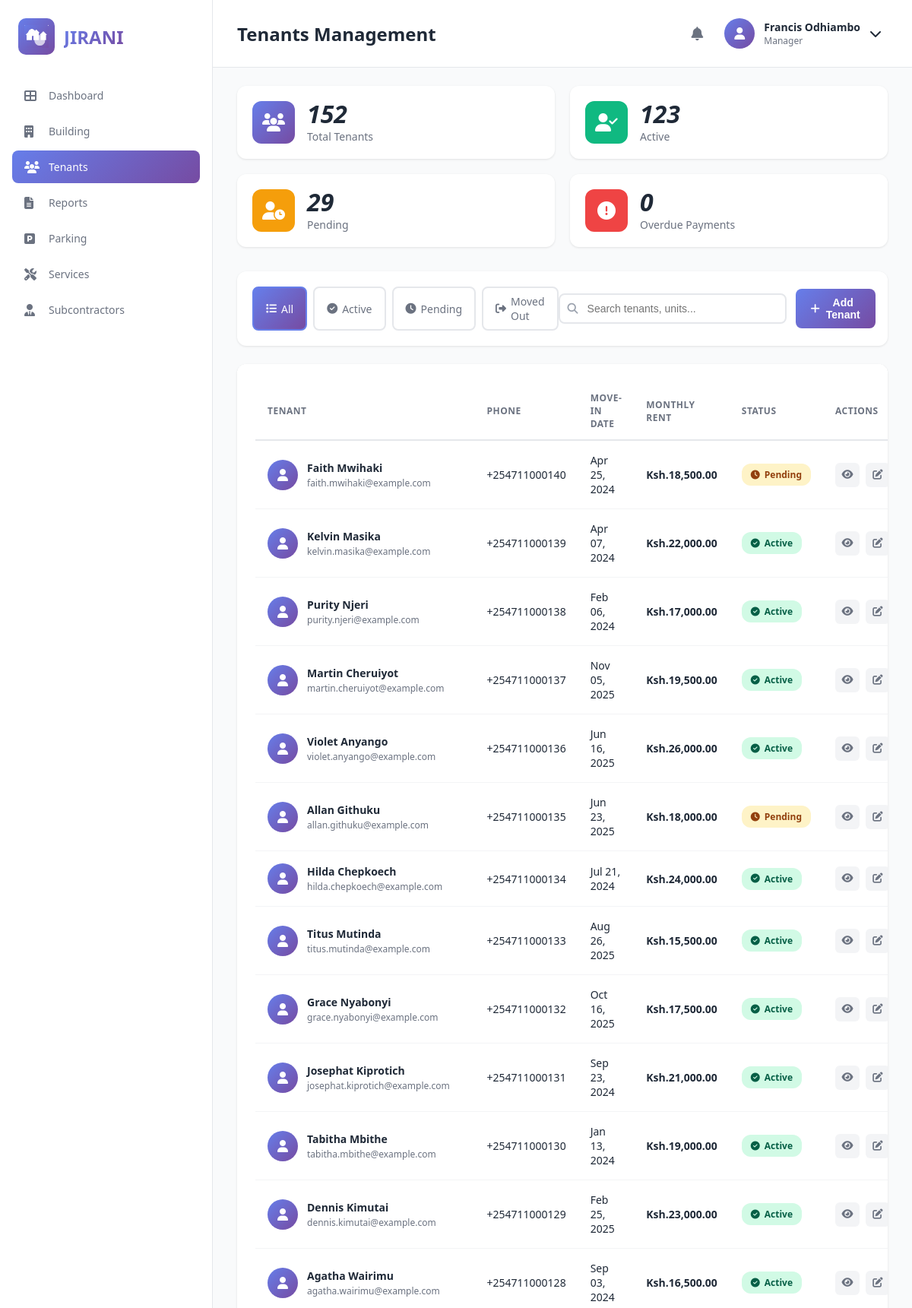
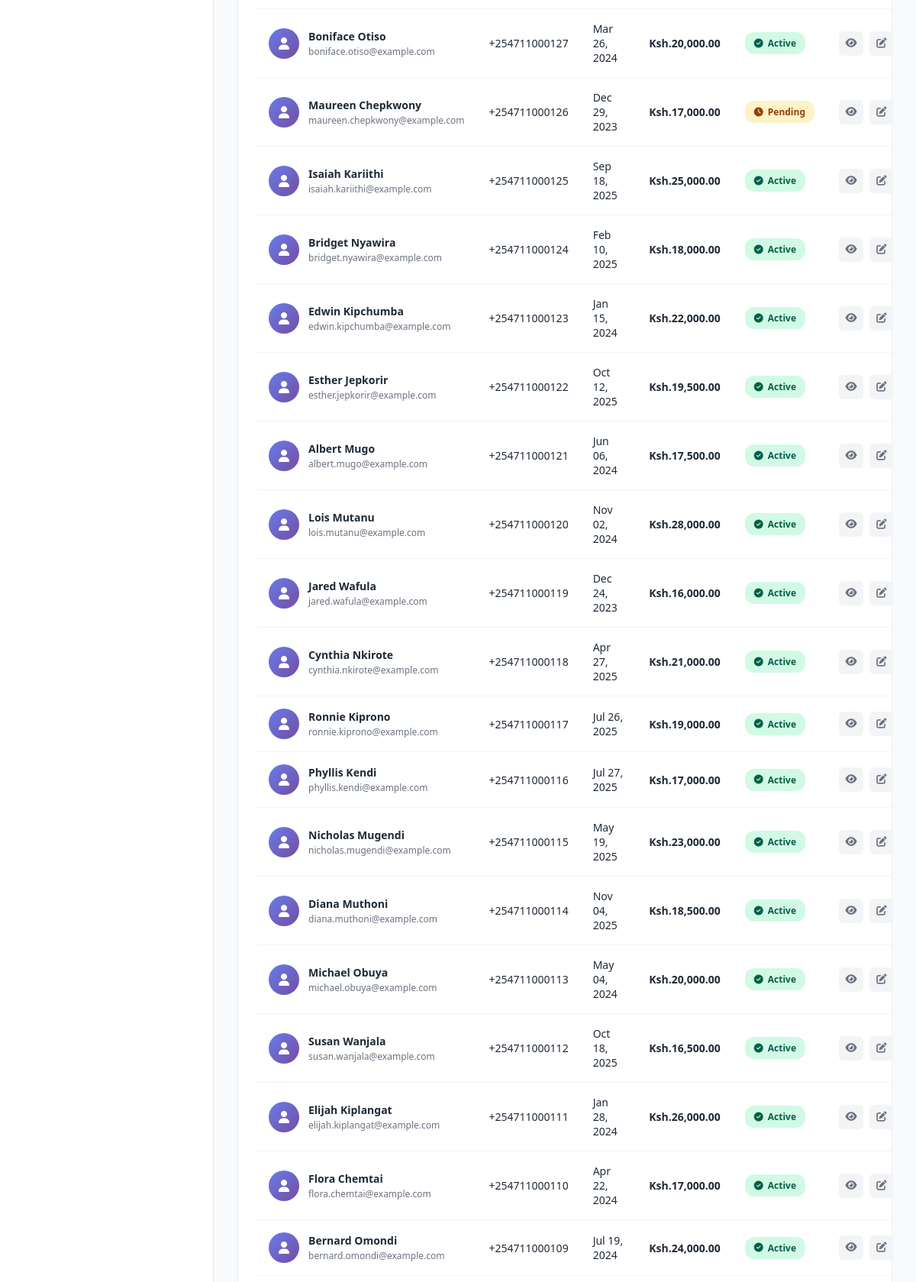
The page /tenants/ (signed in, upper part) on the database its author committed (2 pictures, top to bottom).
### dashboard/models.py (models this page shows, shortened)
class Resident(models.Model):
    STATUS_CHOICES = [
        ('active', 'Active'),
        ('pending', 'Pending'),
        ('moved_out', 'Moved Out'),
    ]
    user = models.OneToOneField(User, on_delete=models.CASCADE)
    unit_number = models.CharField(max_length=10)
    phone = models.CharField(max_length=15)
    move_in_date = models.DateField()
    monthly_rent = models.DecimalField(max_digits=10, decimal_places=2, default=10000.00)
    is_active = models.BooleanField(default=True)
    status = models.CharField(max_length=20, choices=STATUS_CHOICES, default='active')

### dashboard/views.py (the view, shortened to what this page needs)
# urls.py: path('tenants/', views.tenants_view, name='tenants'),
@login_required
def tenants_view(request):
    all_residents = Resident.objects.select_related('user').order_by('-id')
    filter_status = request.GET.get('status', 'all')
    search_query = request.GET.get('search', '')
    if filter_status == 'active':
        residents = all_residents.filter(status='active')
    elif filter_status == 'pending':
        residents = all_residents.filter(status='pending')
    elif filter_status == 'moved_out':
        residents = all_residents.filter(status='moved_out')
    else:
        residents = all_residents
    stats = {
        'total': all_residents.count(),
        'active': all_residents.filter(status='active').count(),
        'pending': all_residents.filter(status='pending').count(),
        'moved_out': all_residents.filter(status='moved_out').count(),
    }
    from datetime import date
    current_month = date.today().month
    overdue = Payment.objects.filter(
        due_date__month__lt=current_month,
        paid=False
    ).values('resident').distinct().count()
    context = {
        'residents': residents,
        'stats': stats,
        'overdue': overdue,
        'filter_status': filter_status,
        'search_query': search_query,
    }
    return render(request, 'dashboard/tenants.html', context)

### dashboard/templates/dashboard/tenants.html (shortened to what this page needs)
{% load static %}
{% load humanize %}
<!DOCTYPE html>
<html lang="en">
<head>
    <link rel="stylesheet" href="{% static 'css/style.css' %}">
    <link rel="stylesheet" href="https://cdnjs.cloudflare.com/ajax/libs/font-awesome/6.4.0/css/all.min.css">
</head>
<body>
    <div class="container">
        <aside class="sidebar">
            <div class="logo">
                <div class="logo-icon">
                    <img src="{% static 'images/Jirani App Logo 1.png' %}" alt="Jirani Logo" style="width: 32px; height: 32px; object-fit: contain;">
                </div>
                <h1>JIRANI</h1>
            </div>
            <nav class="nav-menu">
                <a href="{% url 'dashboard' %}" class="nav-item">
                    <i class="fas fa-th-large"></i>
                    <span>Dashboard</span>
                </a>
                <a href="{% url 'building' %}" class="nav-item">
                    <i class="fas fa-building"></i>
                    <span>Building</span>
                </a>
                <a href="{% url 'tenants' %}" class="nav-item active">
                    <i class="fas fa-users"></i>
                    <span>Tenants</span>
                </a>
                <a href="{% url 'reports' %}" class="nav-item">
                    <i class="fas fa-file-alt"></i>
                    <span>Reports</span>
                </a>
                <a href="{% url 'parking' %}" class="nav-item">
                    <i class="fas fa-parking"></i>
                    <span>Parking</span>
                </a>
                <a href="{% url 'services' %}" class="nav-item">
                    <i class="fas fa-tools"></i>
                    <span>Services</span>
                </a>
                <a href="{% url 'subcontractors' %}" class="nav-item">
                    <i class="fas fa-user-tie"></i>
                    <span>Subcontractors</span>
                </a>
            </nav>
        </aside>
        <main class="main-content">
            <header class="top-nav">
                <h2 style="font-size: 24px; font-weight: 700; color: #1f2937;">Tenants Management</h2>
                <div class="user-section">
                    <i class="fas fa-bell"></i>
                    <div class="user-profile" id="userProfileBtn">
                        <div class="user-avatar">
                            <i class="fas fa-user"></i>
                        </div>
                        <div class="user-info">
                            <div class="user-name">{{ user.get_full_name }}</div>
                            <div class="user-role">Manager</div>
                        </div>
                        <i class="fas fa-chevron-down"></i>
                    </div>
                </div>
            </header>
            <div class="tenants-page">
                <div class="stats-grid">
                    <div class="stat-card">
                        <div class="stat-icon" style="background: linear-gradient(135deg, #667eea 0%, #764ba2 100%);">
                            <i class="fas fa-users"></i>
                        </div>
                        <div class="stat-content">
                            <div class="stat-number">{{ stats.total }}</div>
                            <div class="stat-label">Total Tenants</div>
                        </div>
                    </div>
                    <div class="stat-card">
                        <div class="stat-icon" style="background: #10b981;">
                            <i class="fas fa-user-check"></i>
                        </div>
                        <div class="stat-content">
                            <div class="stat-number">{{ stats.active }}</div>
                            <div class="stat-label">Active</div>
                        </div>
                    </div>
                    <div class="stat-card">
                        <div class="stat-icon" style="background: #f59e0b;">
                            <i class="fas fa-user-clock"></i>
                        </div>
                        <div class="stat-content">
                            <div class="stat-number">{{ stats.pending }}</div>
                            <div class="stat-label">Pending</div>
                        </div>
                    </div>
                    <div class="stat-card">
                        <div class="stat-icon" style="background: #ef4444;">
                            <i class="fas fa-exclamation-circle"></i>
                        </div>
                        <div class="stat-content">
                            <div class="stat-number">{{ overdue }}</div>
                            <div class="stat-label">Overdue Payments</div>
                        </div>
                    </div>
                </div>
                <div class="tenants-toolbar">
                    <div class="filter-buttons">
                        <a href="?status=all" class="filter-btn {% if filter_status == 'all' %}active{% endif %}">
                            <i class="fas fa-list"></i> All
                        </a>
                        <a href="?status=active" class="filter-btn {% if filter_status == 'active' %}active{% endif %}">
                            <i class="fas fa-check-circle"></i> Active
                        </a>
                        <a href="?status=pending" class="filter-btn {% if filter_status == 'pending' %}active{% endif %}">
                            <i class="fas fa-clock"></i> Pending
                        </a>
                        <a href="?status=moved_out" class="filter-btn {% if filter_status == 'moved_out' %}active{% endif %}">
                            <i class="fas fa-sign-out-alt"></i> Moved Out
                        </a>
                    </div>
                    <div class="search-actions">
                        <form method="GET" class="search-form">
                            <i class="fas fa-search"></i>
                            <input type="text" name="search" placeholder="Search tenants, units..." value="{{ search_query }}">
                        </form>
                        <button class="btn-primary" id="addTenantBtn">
                            <i class="fas fa-plus"></i> Add Tenant
                        </button>
                    </div>
                </div>
                <div class="tenants-table-container">
                    <table class="tenants-table">
                        <thead>
                            <tr>
                                <th>Tenant</th>
                                <th>Phone</th>
                                <th>Move-in Date</th>
                                <th>Monthly Rent</th>
                                <th>Status</th>
                                <th>Actions</th>
                            </tr>
                        </thead>
                        <tbody>
                            {% for resident in residents %}
                            <tr data-resident-id="{{ resident.id }}">
                                <td>
                                    <div class="tenant-info">
                                        <div class="tenant-avatar">
                                            <i class="fas fa-user"></i>
                                        </div>
                                        <div class="tenant-details">
                                            <div class="tenant-name">{{ resident.user.get_full_name }}</div>
                                            <div class="tenant-email">{{ resident.user.email }}</div>
                                        </div>
                                    </div>
                                </td>
                                <td>{{ resident.phone }}</td>
                                <td>{{ resident.move_in_date|date:"M d, Y" }}</td>
                                <td><strong>Ksh.{{ resident.monthly_rent|floatformat:2 }}</strong></td>
                                <td>
                                    {% if resident.status == 'active' %}
                                        <span class="status-badge active">
                                            <i class="fas fa-check-circle"></i> Active
                                        </span>
                                    {% elif resident.status == 'pending' %}
                                        <span class="status-badge pending">
                                            <i class="fas fa-clock"></i> Pending
                                        </span>
                                    {% else %}
                                        <span class="status-badge moved-out">
                                            <i class="fas fa-times-circle"></i> Moved Out
                                        </span>
                                    {% endif %}
                                </td>
                                <td>
                                    <div class="action-buttons">
                                        <button class="btn-icon" title="View Details">
                                            <i class="fas fa-eye"></i>
                                        </button>
                                        <button class="btn-icon" title="Edit">
                                            <i class="fas fa-edit"></i>
                                        </button>
                                    </div>
                                </td>
                            </tr>
                            {% endfor %}
                        </tbody>
                    </table>
                </div>
            </div>
        </main>
    </div>
</body>
</html>

### rows shown on the page
Resident: user.get_full_name "Faith Mwihaki", user.email "faith.mwihaki@example.com", phone "+254711000140", move_in_date "Apr 25, 2024", status "pending" (drawn)
Resident: user.get_full_name "Kelvin Masika", user.email "kelvin.masika@example.com", phone "+254711000139", move_in_date "Apr 07, 2024", status "active" (drawn)
Resident: user.get_full_name "Purity Njeri", user.email "purity.njeri@example.com", phone "+254711000138", move_in_date "Feb 06, 2024", status "active" (drawn)
Resident: user.get_full_name "Martin Cheruiyot", user.email "martin.cheruiyot@example.com", phone "+254711000137", move_in_date "Nov 05, 2025", status "active" (drawn)
Resident: user.get_full_name "Violet Anyango", user.email "violet.anyango@example.com", phone "+254711000136", move_in_date "Jun 16, 2025", status "active" (drawn)
Resident: user.get_full_name "Allan Githuku", user.email "allan.githuku@example.com", phone "+254711000135", move_in_date "Jun 23, 2025", status "pending" (drawn)
Resident: user.get_full_name "Hilda Chepkoech", user.email "hilda.chepkoech@example.com", phone "+254711000134", move_in_date "Jul 21, 2024", status "active" (drawn)
Resident: user.get_full_name "Titus Mutinda", user.email "titus.mutinda@example.com", phone "+254711000133", move_in_date "Aug 26, 2025", status "active" (drawn)
Resident: user.get_full_name "Grace Nyabonyi", user.email "grace.nyabonyi@example.com", phone "+254711000132", move_in_date "Oct 16, 2025", status "active" (drawn)
Resident: user.get_full_name "Josephat Kiprotich", user.email "josephat.kiprotich@example.com", phone "+254711000131", move_in_date "Sep 23, 2024", status "active" (drawn)
Resident: user.get_full_name "Tabitha Mbithe", user.email "tabitha.mbithe@example.com", phone "+254711000130", move_in_date "Jan 13, 2024", status "active" (drawn)
Resident: user.get_full_name "Dennis Kimutai", user.email "dennis.kimutai@example.com", phone "+254711000129", move_in_date "Feb 25, 2025", status "active" (drawn)
Resident: user.get_full_name "Agatha Wairimu", user.email "agatha.wairimu@example.com", phone "+254711000128", move_in_date "Sep 03, 2024", status "active" (drawn)
Resident: user.get_full_name "Boniface Otiso", user.email "boniface.otiso@example.com", phone "+254711000127", move_in_date "Mar 26, 2024", status "active" (drawn)
Resident: user.get_full_name "Maureen Chepkwony", user.email "maureen.chepkwony@example.com", phone "+254711000126", move_in_date "Dec 29, 2023", status "pending" (drawn)
Resident: user.get_full_name "Isaiah Kariithi", user.email "isaiah.kariithi@example.com", phone "+254711000125", move_in_date "Sep 18, 2025", status "active" (drawn)
Resident: user.get_full_name "Bridget Nyawira", user.email "bridget.nyawira@example.com", phone "+254711000124", move_in_date "Feb 10, 2025", status "active" (drawn)
Resident: user.get_full_name "Edwin Kipchumba", user.email "edwin.kipchumba@example.com", phone "+254711000123", move_in_date "Jan 15, 2024", status "active" (drawn)
Resident: user.get_full_name "Esther Jepkorir", user.email "esther.jepkorir@example.com", phone "+254711000122", move_in_date "Oct 12, 2025", status "active" (drawn)
Resident: user.get_full_name "Albert Mugo", user.email "albert.mugo@example.com", phone "+254711000121", move_in_date "Jun 06, 2024", status "active" (drawn)
Resident: user.get_full_name "Lois Mutanu", user.email "lois.mutanu@example.com", phone "+254711000120", move_in_date "Nov 02, 2024", status "active" (drawn)
Resident: user.get_full_name "Jared Wafula", user.email "jared.wafula@example.com", phone "+254711000119", move_in_date "Dec 24, 2023", status "active" (drawn)
Resident: user.get_full_name "Cynthia Nkirote", user.email "cynthia.nkirote@example.com", phone "+254711000118", move_in_date "Apr 27, 2025", status "active" (drawn)
Resident: user.get_full_name "Ronnie Kiprono", user.email "ronnie.kiprono@example.com", phone "+254711000117", move_in_date "Jul 26, 2025", status "active" (drawn)
Resident: user.get_full_name "Phyllis Kendi", user.email "phyllis.kendi@example.com", phone "+254711000116", move_in_date "Jul 27, 2025", status "active" (drawn)
Resident: user.get_full_name "Nicholas Mugendi", user.email "nicholas.mugendi@example.com", phone "+254711000115", move_in_date "May 19, 2025", status "active" (drawn)
Resident: user.get_full_name "Diana Muthoni", user.email "diana.muthoni@example.com", phone "+254711000114", move_in_date "Nov 04, 2025", status "active" (drawn)
Resident: user.get_full_name "Michael Obuya", user.email "michael.obuya@example.com", phone "+254711000113", move_in_date "May 04, 2024", status "active" (drawn)
Resident: user.get_full_name "Susan Wanjala", user.email "susan.wanjala@example.com", phone "+254711000112", move_in_date "Oct 18, 2025", status "active" (drawn)
Resident: user.get_full_name "Elijah Kiplangat", user.email "elijah.kiplangat@example.com", phone "+254711000111", move_in_date "Jan 28, 2024", status "active" (drawn)
Resident: user.get_full_name "Flora Chemtai", user.email "flora.chemtai@example.com", phone "+254711000110", move_in_date "Apr 22, 2024", status "active" (drawn)
Resident: user.get_full_name "Bernard Omondi", user.email "bernard.omondi@example.com", phone "+254711000109", move_in_date "Jul 19, 2024", status "active" (drawn)

### other values the page prints
{{ user.get_full_name }} "Francis Odhiambo"
{{ stats.total }} "152"
{{ stats.active }} "123"
{{ stats.pending }} "29"
{{ overdue }} "0"
